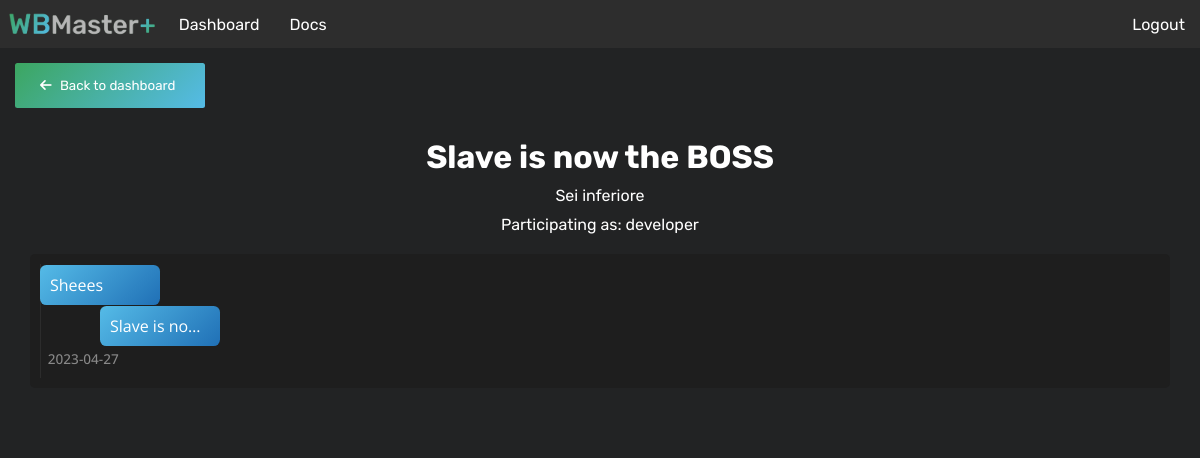
The app's page /projects/33/ (signed in), older data.
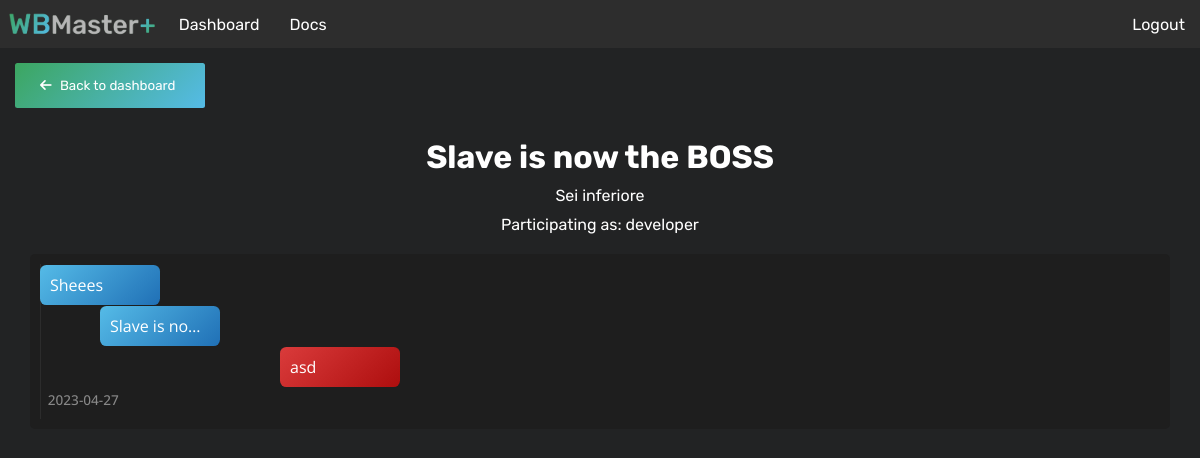
The same page, newer data.
### base/models.py (models this page shows, shortened)
class Project(models.Model):
    name = models.CharField(max_length=100)
    description = models.TextField()
    picture = models.ImageField(upload_to="projects")

class Participation(models.Model):
    user = models.ForeignKey(User, on_delete=models.CASCADE)
    project = models.ForeignKey(Project, on_delete=models.CASCADE)
    role = models.CharField(max_length=30)
    class Meta:
        unique_together = ("user", "project")

class Task(models.Model):
    project = models.ForeignKey(Project, on_delete=models.CASCADE)
    parent_task = models.ForeignKey("self", on_delete=models.CASCADE, null=True)
    name = models.CharField(max_length=100)
    description = models.TextField()
    start = models.DateField()
    end = models.DateField()
    completed = models.BooleanField(default=False)
    color = models.CharField(max_length=20, default="default")

### base/views.py (the view)
# urls.py: path("projects/<str:pk>/", views.project, name="project_details"),
@login_required(login_url='/login/')
def project(request, pk):
    context = {}
    project = Project.objects.filter(id=pk).first()
    context["project"] = project
    participation = Participation.objects.filter(
        project=project,
        user=request.user
    ).first()
    if not participation:
        messages.error(request, "You don't have access to this project")
        return redirect("/dashboard/")
    role = participation.role
    context["role"] = role
    tasks = Task.objects.filter(project=project).order_by("start")
    context["tasks"] = tasks
    for task in tasks:
        assignment = Assignment.objects.filter(task=task).first()
        if assignment:
            task.assignment = assignment.user
    return render(request, "project.html", context=context)

### templates/project.html (shortened to what this page needs)
{% extends 'template.html' %} {% load static %} {% block content %}
<link rel="stylesheet" href="{% static 'css/project.css' %}" />
<link rel="stylesheet" href="{% static 'css/authentication.css' %}" />
<a href="/dashboard/" class="return">
  <button class="button">
    <i class="fa-solid fa-arrow-left" style="margin-right: 5px"></i> Back to
    dashboard
  </button>
</a>
<header>
  <h1 class="title">{{ project.name }}</h1>
  <p class="description">{{ project.description }}</p>
  <p class="description">Participating as: {{ role }}</p>
</header>
<div class="task-display">
  <div class="overview" id="overview">
    <div class="overview-content">
      <div class="weeks" id="weeks"></div>
      <div id="tasks" class="tasks">
        {% for task in tasks %}
        <div
          class="task {{ task.color }}"
          data-id="{{ task.id }}"
          data-name="{{ task.name }}"
          data-description="{{ task.description }}"
          data-start="{{ task.start|date:'Y-m-d' }}"
          data-end="{{ task.end|date:'Y-m-d' }}"
          data-parent="{{ task.parent_task_id }}"
          data-color="{{ task.color }}"
          data-assignment="{{ task.assignment }}"
        >
          <div class="descriptor">{{ task.name }}</div>
        </div>
        {% endfor %}
      </div>
    </div>
  </div>
</div>
<div class="details hide" id="t">
  <i class="fa-solid fa-xmark close" onclick="hideSidebanner()"></i>
</div>
{% endblock content %}

### templates/template.html (shortened to what this page needs)
{% load static %}
<!DOCTYPE html>
<html lang="en">
  <head>
    <link rel="stylesheet" href="{% static 'css/global.css' %}" />
    <link rel="stylesheet" href="{% static 'css/navbar.css' %}" />
    <link rel="stylesheet" href="{% static 'css/messages.css' %}">
    <link
      rel="stylesheet"
      href="https://cdnjs.cloudflare.com/ajax/libs/font-awesome/6.4.0/css/all.min.css"
    />
  </head>
  <body>
    <nav>
      <div class="left">
        <a class="logo" href="/">
          <img
            src="{% static 'img/wbmaster_logo_full.jpg' %}"
            alt="Image not found"
          />
        </a>
        <a href="/dashboard/">Dashboard</a>
        <a href="/docs/">Docs</a>
      </div>
      <div class="right">
        {% if user.is_authenticated %}
        <a href="/logout/">Logout</a>
        {% else %}
        <a href="/login/">Login</a>
        <a href="/register/">Register</a>
        {% endif %}
      </div>
    </nav>
    {% block content %} {% endblock content %}
  </body>
</html>

### static/css/global.css (style rules this page uses)
:root { --dark: #2d2d2d; --blue: #55bbe7; --green: #3ca660; --gradient: linear-gradient(135deg, var(--green), var(--blue)); --background: #222324; --textColor: white; --boxShadow: rgb(0, 0, 0); --transparent: rgba(50, 50, 50, 0.7); --widget: rgb(30, 30, 30); --task-gradient: linear-gradient(135deg, #55bbe7, rgb(32, 112, 182)); --task-gradient-focus: linear-gradient(135deg, rgb(0, 114, 214), rgb(0, 88, 165)); --task-focus: #314c5f52; }
* { box-sizing: border-box; margin: 0; padding: 0; font-family: "Rubik", "Segoe UI", sans-serif; }
body { display: flex; flex-direction: column; min-height: 100vh; background-color: var(--background); color: var(--textColor); }

### static/css/navbar.css (style rules this page uses)
nav { background-color: var(--dark); color: white; display: flex; justify-content: space-between; height: 3rem; }
nav > .left, nav > .right { height: 100%; display: flex; }
nav > .left > *, nav > .right > * { padding: 0 15px; height: 100%; display: flex; align-items: center; justify-content: space-between; }
nav .logo { padding: 0; }
nav .logo > img { display: block; height: 100%; }
nav a { color: inherit; text-decoration: none; }

### static/css/project.css (style rules this page uses)
.red { --task-gradient: linear-gradient(135deg, #da3b3b, #ad0e0e); --task-gradient-focus: linear-gradient(135deg, #a52525, #9f1919); --task-focus: #71424252; }
.return { position: relative; text-decoration: none; }
.return button { padding-left: 25px; }
.task-display { position: relative; left: 50%; translate: -50%; background-color: var(--widget); width: 95%; margin: 10px 0; padding: 10px; border-radius: 5px !important; overflow: hidden; }
.overview { display: flex; flex-direction: column; }
.overview-content { position: relative; flex: 1 1 auto; display: flex; overflow: auto; }
.details { position: fixed; top: 50%; translate: 0 -50% !important; right: 25px; box-sizing: border-box; padding: 0 10px; border-radius: 5px; box-shadow: -4px 4px 8px var(--boxShadow); width: 450px; padding: 10px; background: linear-gradient(-45deg, #222, #131313); z-index: 100; }
#t { padding: 30px 0; }
.overview-content .weeks { position: absolute; height: 100%; display: flex; }
.overview .tasks { flex: 1 1 auto; position: relative; padding-bottom: 2rem; }
.overview .task { margin-top: 1px; pointer-events: none; }
.overview .task .descriptor { pointer-events: all; font-family: "Open Sans", "Segoe UI", sans-serif; font-size: 1rem; background: var(--task-gradient); box-sizing: border-box; width: var(--width); border-radius: .4em; padding: 9px 10px!important; margin-top: 0; position: relative; left: var(--left); display: block; text-overflow: ellipsis; overflow-x: hidden; overflow-y: visible; white-space: nowrap; }
.title { margin: 15px 0 7.5px 0!important; text-align: center; }
.description { text-align: center; margin: 10px 0; }
.hide { filter: opacity(0); z-index: -100; }

### static/css/authentication.css (style rules this page uses)
.title { text-align: center; margin: 50px 0px 20px 0; }
.return { width: max-content!important; margin: 5px 15px; }
.button { color: white; background-image: var(--gradient); padding: 15px 30px; }
form button[type = 'button'], .button { background-color: var(--input); cursor: pointer; border: 0; border-radius: 2.5px; margin: 10px 0; }

Row changes from the older to the newer data that the page shows:
added Task: name "asd"
